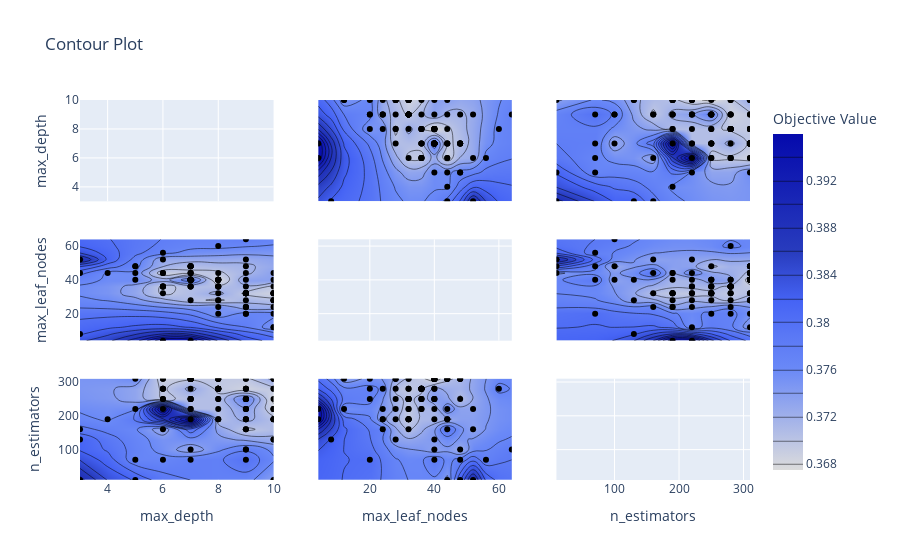

Source (notebook cell):
### Code cell
import pandas as pd
df = pd.read_csv("USD_JPY.csv")

# 特徴量の作成
import talib as ta
import numpy as np
import plotly

# 全ての計算で終値を使う
close = np.array(df["終値"])

# 特徴量を入れるための空のdataframeを作成
df_feature = pd.DataFrame(index=range(len(df)),
                          columns=["SMA5/current", "SMA20/current", "RSI", "MACD", "BBANDS+2σ", "BBANDS-2σ"])

# 以下、talibを用いてテクニカル指標（今回の学習で用いる特徴量）を算出しdf_feature入れる

# 単純移動平均は、単純移動平均値とその日の終値の比を特徴量として用いる
df_feature["SMA5/current"] = ta.SMA(close, timeperiod=5) / close
df_feature["SMA20/current"] = ta.SMA(close, timeperiod=20) / close

# RSI
df_feature["RSI"] = ta.RSI(close, timeperiod=14)

# MACD
df_feature["MACD"], _, _ = ta.MACD(close, fastperiod=12, slowperiod=26, signalperiod=9)

# ボリンジャーバンド
upper, middle, lower = ta.BBANDS(close, timeperiod=20, nbdevup=3, nbdevdn=3)
df_feature["BBANDS+2σ"] = upper / close
df_feature["BBANDS-2σ"] = lower / close

df["前日比_float"] = df["前日比%"].apply(lambda x: float(x.replace("%", "")))


# 前日比%の分類の仕方。できるだけ各クラスのサンプルが等しいようにわける
def classify_1(x):
    if x <= -0.2:
        return 0
    elif -0.2 < x < 0.2:
        return 1
    elif 0.2 <= x:
        return 2


def classify_2(x):
    if x <= -0.40:
        return 1
    elif -0.4 < x <= -0.10:
        return 2
    elif -0.10 < x <= 0.10:
        return 3
    elif 0.10 < x <= 0.4:
        return 4
    elif 0.4 < x:
        return 5


def classify_3(x):
    if x <= 0:
        return 0
    else:
        return 1


df["前日比_classified"] = df["前日比_float"].apply(lambda x: classify_1(x))

df_y = df["前日比_classified"].shift()

df_xy = pd.concat([df_feature, df_y], axis=1)
df_xy = df_xy.dropna(how="any")

from sklearn.model_selection import train_test_split
from sklearn.ensemble import RandomForestClassifier
from sklearn.metrics import accuracy_score
import optuna

X_train, X_test, Y_train, Y_test = train_test_split(df_xy[["SMA5/current", "SMA20/current","RSI","MACD","BBANDS+2σ","BBANDS-2σ"]],df_xy["前日比_classified"], train_size=0.8)

def objective(trial):
    min_samples_split = trial.suggest_int("min_samples_split", 2,16)
    max_leaf_nodes = int(trial.suggest_discrete_uniform("max_leaf_nodes", 4,64,4))
    criterion = trial.suggest_categorical("criterion", ["gini", "entropy"])
    n_estimators = int(trial.suggest_discrete_uniform("n_estimators", 10,310,30))
    max_depth = trial.suggest_int("max_depth", 3,10)
    clf = RandomForestClassifier(random_state=1, n_estimators = n_estimators, max_leaf_nodes = max_leaf_nodes, max_depth=max_depth, max_features=None,criterion=criterion,min_samples_split=min_samples_split)
    clf.fit(X_train, Y_train)
    return 1 - accuracy_score(Y_test, clf.predict(X_test))

study = optuna.create_study()
study.optimize(objective, n_trials=100)

optuna.visualization.plot_contour(study,params=["n_estimators", "max_depth","max_leaf_nodes"])

### Figure 1 — Plotly figure (JSON) as saved in the notebook; plotly's stock layout.template omitted (floating-point values rounded to 4 significant figures; data arrays with more than 128 entries replaced by an {"elided": "..."} marker saying what was removed)
{"data": [{"type": "scatter", "xaxis": "x", "yaxis": "y"}, {"colorbar": {"title": {"text": "Objective Value"}}, "colorscale": [[0, "rgb(220,220,220)"], [0.3, "rgb(106,137,247)"], [0.4, "rgb(90,120,245)"], [0.5, "rgb(70,100,245)"], [0.65, "rgb(40,60,190)"], [1, "rgb(5,10,172)"]], "connectgaps": true, "contours": {"coloring": "heatmap"}, "hoverinfo": "none", "line": {"smoothing": 1.3}, "showscale": true, "type": "contour", "x": [3, 4, 5, 6, 7, 8, 9, 10], "xaxis": "x4", "y": [4, 8, 12, 20, 24, 28, 32, 36, 40, 44, 48, 52, 56, 60, 64], "yaxis": "y4", "z": [[null, null, null, 0.3959, 0.3959, null, null, null], [0.3817, null, null, null, null, null, null, null], [null, null, null, null, null, null, null, 0.3746], [null, null, null, null, null, 0.3746, 0.3766, 0.3766], [null, null, null, null, null, 0.3756, 0.3726, 0.3726], [null, null, null, null, 0.3706, 0.3695, 0.3716, 0.3706], [null, null, null, 0.3695, null, 0.3726, 0.3695, 0.3685], [null, null, null, 0.3695, 0.3706, 0.3706, 0.3716, 0.3695], [null, null, 0.3756, null, 0.3777, 0.3675, 0.3736, 0.3736], [0.3787, 0.3756, 0.3756, 0.3685, 0.3695, 0.3695, 0.3716, 0.3736], [null, null, 0.3766, null, 0.3706, null, 0.3716, null], [0.3888, null, null, 0.3726, null, null, 0.3726, null], [null, null, null, 0.3766, null, null, null, null], [null, null, null, null, null, 0.3766, null, null], [null, null, null, null, null, null, 0.3777, null]]}, {"marker": {"color": "black"}, "mode": "markers", "showlegend": false, "type": "scatter", "x": [3, 5, 8, 3, 5, 6, 9, 6, 6, 7, 10, 10, 10, 9, 9, 9, 10, 8, 8, 8, 7, 8, 8, 8, 7, 8, 7, 10, 9, 5, 8, 9, 9, 10, 10, 3, 10, 10, 4, 7, 9, 8, 9, 9, 10, 10, 9, 9, 10, 6, 9, 9, 9, 8, 9, 10, 10, 8, 9, 7, 7, 6, 8, 9, 7, 10, 8, 9, 7, 10, 8, 9, 9, 8, 8, 7, 7, 7, 6, 7, 7, 6, 7, 7, 6, 7, 7, 6, 7, 7, 5, 7, 7, 7, 7, 7, 7, 7, 8, 6], "xaxis": "x4", "y": [8, 48, 32, 52, 48, 56, 48, 52, 4, 4, 32, 28, 20, 64, 40, 20, 40, 40, 20, 36, 40, 28, 36, 40, 36, 24, 36, 12, 28, 44, 60, 32, 32, 32, 32, 44, 24, 12, 44, 48, 24, 36, 32, 32, 28, 32, 52, 44, 28, 36, 32, 32, 24, 40, 32, 36, 28, 40, 20, 40, 48, 32, 40, 36, 28, 32, 40, 24, 36, 44, 28, 32, 32, 36, 40, 40, 40, 48, 44, 40, 40, 44, 44, 40, 36, 40, 40, 36, 48, 40, 40, 40, 44, 40, 40, 48, 44, 40, 44, 36], "yaxis": "y4"}, {"colorbar": {"title": {"text": "Objective Value"}}, "colorscale": [[0, "rgb(220,220,220)"], [0.3, "rgb(106,137,247)"], [0.4, "rgb(90,120,245)"], [0.5, "rgb(70,100,245)"], [0.65, "rgb(40,60,190)"], [1, "rgb(5,10,172)"]], "connectgaps": true, "contours": {"coloring": "heatmap"}, "hoverinfo": "none", "line": {"smoothing": 1.3}, "showscale": false, "type": "contour", "x": [3, 4, 5, 6, 7, 8, 9, 10], "xaxis": "x7", "y": [10, 70, 100, 130, 160, 190, 220, 250, 280, 310], "yaxis": "y7", "z": [[0.3888, null, 0.3817, null, null, null, null, 0.3736], [null, null, 0.3766, 0.3766, 0.3777, null, 0.3797, null], [null, null, null, null, 0.3726, null, 0.3777, null], [0.3817, null, null, null, null, null, null, 0.3726], [0.3787, null, null, 0.3726, null, null, 0.3695, null], [null, 0.3756, null, null, 0.3959, 0.3706, 0.3726, 0.3706], [null, null, 0.3756, 0.3959, 0.3706, 0.3706, 0.3736, 0.3685], [null, null, null, 0.3695, 0.3706, 0.3706, 0.3766, 0.3675], [null, null, null, 0.3695, 0.3726, 0.3695, 0.3685, 0.3695], [null, null, 0.3756, 0.3685, 0.3695, 0.3695, 0.3695, 0.3726]]}, {"marker": {"color": "black"}, "mode": "markers", "showlegend": false, "type": "scatter", "x": [3, 5, 8, 3, 5, 6, 9, 6, 6, 7, 10, 10, 10, 9, 9, 9, 10, 8, 8, 8, 7, 8, 8, 8, 7, 8, 7, 10, 9, 5, 8, 9, 9, 10, 10, 3, 10, 10, 4, 7, 9, 8, 9, 9, 10, 10, 9, 9, 10, 6, 9, 9, 9, 8, 9, 10, 10, 8, 9, 7, 7, 6, 8, 9, 7, 10, 8, 9, 7, 10, 8, 9, 9, 8, 8, 7, 7, 7, 6, 7, 7, 6, 7, 7, 6, 7, 7, 6, 7, 7, 5, 7, 7, 7, 7, 7, 7, 7, 8, 6], "xaxis": "x7", "y": [130, 10, 190, 10, 70, 70, 100, 160, 220, 190, 310, 310, 280, 100, 250, 70, 130, 310, 310, 280, 250, 310, 280, 280, 250, 280, 220, 310, 310, 220, 280, 280, 250, 250, 190, 160, 190, 220, 190, 250, 160, 280, 250, 220, 220, 190, 220, 190, 130, 250, 190, 250, 220, 250, 160, 280, 190, 220, 250, 310, 310, 250, 190, 280, 250, 220, 310, 190, 220, 10, 280, 280, 310, 250, 310, 310, 310, 310, 310, 310, 310, 310, 310, 310, 280, 310, 100, 280, 310, 310, 310, 310, 310, 280, 310, 310, 310, 70, 310, 280], "yaxis": "y7"}, {"colorbar": {"title": {"text": "Objective Value"}}, "colorscale": [[0, "rgb(220,220,220)"], [0.3, "rgb(106,137,247)"], [0.4, "rgb(90,120,245)"], [0.5, "rgb(70,100,245)"], [0.65, "rgb(40,60,190)"], [1, "rgb(5,10,172)"]], "connectgaps": true, "contours": {"coloring": "heatmap"}, "hoverinfo": "none", "line": {"smoothing": 1.3}, "showscale": false, "type": "contour", "x": [4, 8, 12, 20, 24, 28, 32, 36, 40, 44, 48, 52, 56, 60, 64], "xaxis": "x2", "y": [3, 4, 5, 6, 7, 8, 9, 10], "yaxis": "y2", "z": [[null, 0.3817, null, null, null, null, null, null, null, 0.3787, null, 0.3888, null, null, null], [null, null, null, null, null, null, null, null, null, 0.3756, null, null, null, null, null], [null, null, null, null, null, null, null, null, 0.3756, 0.3756, 0.3766, null, null, null, null], [0.3959, null, null, null, null, null, 0.3695, 0.3695, null, 0.3685, null, 0.3726, 0.3766, null, null], [0.3959, null, null, null, null, 0.3706, null, 0.3706, 0.3777, 0.3695, 0.3706, null, null, null, null], [null, null, null, 0.3746, 0.3756, 0.3695, 0.3726, 0.3706, 0.3675, 0.3695, null, null, null, 0.3766, null], [null, null, null, 0.3766, 0.3726, 0.3716, 0.3695, 0.3716, 0.3736, 0.3716, 0.3716, 0.3726, null, null, 0.3777], [null, null, 0.3746, 0.3766, 0.3726, 0.3706, 0.3685, 0.3695, 0.3736, 0.3736, null, null, null, null, null]]}, {"marker": {"color": "black"}, "mode": "markers", "showlegend": false, "type": "scatter", "x": [8, 48, 32, 52, 48, 56, 48, 52, 4, 4, 32, 28, 20, 64, 40, 20, 40, 40, 20, 36, 40, 28, 36, 40, 36, 24, 36, 12, 28, 44, 60, 32, 32, 32, 32, 44, 24, 12, 44, 48, 24, 36, 32, 32, 28, 32, 52, 44, 28, 36, 32, 32, 24, 40, 32, 36, 28, 40, 20, 40, 48, 32, 40, 36, 28, 32, 40, 24, 36, 44, 28, 32, 32, 36, 40, 40, 40, 48, 44, 40, 40, 44, 44, 40, 36, 40, 40, 36, 48, 40, 40, 40, 44, 40, 40, 48, 44, 40, 44, 36], "xaxis": "x2", "y": [3, 5, 8, 3, 5, 6, 9, 6, 6, 7, 10, 10, 10, 9, 9, 9, 10, 8, 8, 8, 7, 8, 8, 8, 7, 8, 7, 10, 9, 5, 8, 9, 9, 10, 10, 3, 10, 10, 4, 7, 9, 8, 9, 9, 10, 10, 9, 9, 10, 6, 9, 9, 9, 8, 9, 10, 10, 8, 9, 7, 7, 6, 8, 9, 7, 10, 8, 9, 7, 10, 8, 9, 9, 8, 8, 7, 7, 7, 6, 7, 7, 6, 7, 7, 6, 7, 7, 6, 7, 7, 5, 7, 7, 7, 7, 7, 7, 7, 8, 6], "yaxis": "y2"}, {"type": "scatter", "xaxis": "x5", "yaxis": "y5"}, {"colorbar": {"title": {"text": "Objective Value"}}, "colorscale": [[0, "rgb(220,220,220)"], [0.3, "rgb(106,137,247)"], [0.4, "rgb(90,120,245)"], [0.5, "rgb(70,100,245)"], [0.65, "rgb(40,60,190)"], [1, "rgb(5,10,172)"]], "connectgaps": true, "contours": {"coloring": "heatmap"}, "hoverinfo": "none", "line": {"smoothing": 1.3}, "showscale": false, "type": "contour", "x": [4, 8, 12, 20, 24, 28, 32, 36, 40, 44, 48, 52, 56, 60, 64], "xaxis": "x8", "y": [10, 70, 100, 130, 160, 190, 220, 250, 280, 310], "yaxis": "y8", "z": {"elided": "10x15 float values"}}, {"marker": {"color": "black"}, "mode": "markers", "showlegend": false, "type": "scatter", "x": [8, 48, 32, 52, 48, 56, 48, 52, 4, 4, 32, 28, 20, 64, 40, 20, 40, 40, 20, 36, 40, 28, 36, 40, 36, 24, 36, 12, 28, 44, 60, 32, 32, 32, 32, 44, 24, 12, 44, 48, 24, 36, 32, 32, 28, 32, 52, 44, 28, 36, 32, 32, 24, 40, 32, 36, 28, 40, 20, 40, 48, 32, 40, 36, 28, 32, 40, 24, 36, 44, 28, 32, 32, 36, 40, 40, 40, 48, 44, 40, 40, 44, 44, 40, 36, 40, 40, 36, 48, 40, 40, 40, 44, 40, 40, 48, 44, 40, 44, 36], "xaxis": "x8", "y": [130, 10, 190, 10, 70, 70, 100, 160, 220, 190, 310, 310, 280, 100, 250, 70, 130, 310, 310, 280, 250, 310, 280, 280, 250, 280, 220, 310, 310, 220, 280, 280, 250, 250, 190, 160, 190, 220, 190, 250, 160, 280, 250, 220, 220, 190, 220, 190, 130, 250, 190, 250, 220, 250, 160, 280, 190, 220, 250, 310, 310, 250, 190, 280, 250, 220, 310, 190, 220, 10, 280, 280, 310, 250, 310, 310, 310, 310, 310, 310, 310, 310, 310, 310, 280, 310, 100, 280, 310, 310, 310, 310, 310, 280, 310, 310, 310, 70, 310, 280], "yaxis": "y8"}, {"colorbar": {"title": {"text": "Objective Value"}}, "colorscale": [[0, "rgb(220,220,220)"], [0.3, "rgb(106,137,247)"], [0.4, "rgb(90,120,245)"], [0.5, "rgb(70,100,245)"], [0.65, "rgb(40,60,190)"], [1, "rgb(5,10,172)"]], "connectgaps": true, "contours": {"coloring": "heatmap"}, "hoverinfo": "none", "line": {"smoothing": 1.3}, "showscale": false, "type": "contour", "x": [10, 70, 100, 130, 160, 190, 220, 250, 280, 310], "xaxis": "x3", "y": [3, 4, 5, 6, 7, 8, 9, 10], "yaxis": "y3", "z": [[0.3888, null, null, 0.3817, 0.3787, null, null, null, null, null], [null, null, null, null, null, 0.3756, null, null, null, null], [0.3817, 0.3766, null, null, null, null, 0.3756, null, null, 0.3756], [null, 0.3766, null, null, 0.3726, null, 0.3959, 0.3695, 0.3695, 0.3685], [null, 0.3777, 0.3726, null, null, 0.3959, 0.3706, 0.3706, 0.3726, 0.3695], [null, null, null, null, null, 0.3706, 0.3706, 0.3706, 0.3695, 0.3695], [null, 0.3797, 0.3777, null, 0.3695, 0.3726, 0.3736, 0.3766, 0.3685, 0.3695], [0.3736, null, null, 0.3726, null, 0.3706, 0.3685, 0.3675, 0.3695, 0.3726]]}, {"marker": {"color": "black"}, "mode": "markers", "showlegend": false, "type": "scatter", "x": [130, 10, 190, 10, 70, 70, 100, 160, 220, 190, 310, 310, 280, 100, 250, 70, 130, 310, 310, 280, 250, 310, 280, 280, 250, 280, 220, 310, 310, 220, 280, 280, 250, 250, 190, 160, 190, 220, 190, 250, 160, 280, 250, 220, 220, 190, 220, 190, 130, 250, 190, 250, 220, 250, 160, 280, 190, 220, 250, 310, 310, 250, 190, 280, 250, 220, 310, 190, 220, 10, 280, 280, 310, 250, 310, 310, 310, 310, 310, 310, 310, 310, 310, 310, 280, 310, 100, 280, 310, 310, 310, 310, 310, 280, 310, 310, 310, 70, 310, 280], "xaxis": "x3", "y": [3, 5, 8, 3, 5, 6, 9, 6, 6, 7, 10, 10, 10, 9, 9, 9, 10, 8, 8, 8, 7, 8, 8, 8, 7, 8, 7, 10, 9, 5, 8, 9, 9, 10, 10, 3, 10, 10, 4, 7, 9, 8, 9, 9, 10, 10, 9, 9, 10, 6, 9, 9, 9, 8, 9, 10, 10, 8, 9, 7, 7, 6, 8, 9, 7, 10, 8, 9, 7, 10, 8, 9, 9, 8, 8, 7, 7, 7, 6, 7, 7, 6, 7, 7, 6, 7, 7, 6, 7, 7, 5, 7, 7, 7, 7, 7, 7, 7, 8, 6], "yaxis": "y3"}, {"colorbar": {"title": {"text": "Objective Value"}}, "colorscale": [[0, "rgb(220,220,220)"], [0.3, "rgb(106,137,247)"], [0.4, "rgb(90,120,245)"], [0.5, "rgb(70,100,245)"], [0.65, "rgb(40,60,190)"], [1, "rgb(5,10,172)"]], "connectgaps": true, "contours": {"coloring": "heatmap"}, "hoverinfo": "none", "line": {"smoothing": 1.3}, "showscale": false, "type": "contour", "x": [10, 70, 100, 130, 160, 190, 220, 250, 280, 310], "xaxis": "x6", "y": [4, 8, 12, 20, 24, 28, 32, 36, 40, 44, 48, 52, 56, 60, 64], "yaxis": "y6", "z": {"elided": "15x10 float values"}}, {"marker": {"color": "black"}, "mode": "markers", "showlegend": false, "type": "scatter", "x": [130, 10, 190, 10, 70, 70, 100, 160, 220, 190, 310, 310, 280, 100, 250, 70, 130, 310, 310, 280, 250, 310, 280, 280, 250, 280, 220, 310, 310, 220, 280, 280, 250, 250, 190, 160, 190, 220, 190, 250, 160, 280, 250, 220, 220, 190, 220, 190, 130, 250, 190, 250, 220, 250, 160, 280, 190, 220, 250, 310, 310, 250, 190, 280, 250, 220, 310, 190, 220, 10, 280, 280, 310, 250, 310, 310, 310, 310, 310, 310, 310, 310, 310, 310, 280, 310, 100, 280, 310, 310, 310, 310, 310, 280, 310, 310, 310, 70, 310, 280], "xaxis": "x6", "y": [8, 48, 32, 52, 48, 56, 48, 52, 4, 4, 32, 28, 20, 64, 40, 20, 40, 40, 20, 36, 40, 28, 36, 40, 36, 24, 36, 12, 28, 44, 60, 32, 32, 32, 32, 44, 24, 12, 44, 48, 24, 36, 32, 32, 28, 32, 52, 44, 28, 36, 32, 32, 24, 40, 32, 36, 28, 40, 20, 40, 48, 32, 40, 36, 28, 32, 40, 24, 36, 44, 28, 32, 32, 36, 40, 40, 40, 48, 44, 40, 40, 44, 44, 40, 36, 40, 40, 36, 48, 40, 40, 40, 44, 40, 40, 48, 44, 40, 44, 36], "yaxis": "y6"}, {"type": "scatter", "xaxis": "x9", "yaxis": "y9"}], "layout": {"title": {"text": "Contour Plot"}, "xaxis": {"anchor": "y", "domain": [0, 0.2889], "matches": "x7", "range": [3, 10], "showticklabels": false}, "xaxis2": {"anchor": "y2", "domain": [0.3556, 0.6444], "matches": "x8", "range": [4, 64], "showticklabels": false}, "xaxis3": {"anchor": "y3", "domain": [0.7111, 1], "matches": "x9", "range": [10, 310], "showticklabels": false}, "xaxis4": {"anchor": "y4", "domain": [0, 0.2889], "matches": "x7", "range": [3, 10], "showticklabels": false}, "xaxis5": {"anchor": "y5", "domain": [0.3556, 0.6444], "matches": "x8", "range": [4, 64], "showticklabels": false}, "xaxis6": {"anchor": "y6", "domain": [0.7111, 1], "matches": "x9", "range": [10, 310], "showticklabels": false}, "xaxis7": {"anchor": "y7", "domain": [0, 0.2889], "range": [3, 10], "title": {"text": "max_depth"}}, "xaxis8": {"anchor": "y8", "domain": [0.3556, 0.6444], "range": [4, 64], "title": {"text": "max_leaf_nodes"}}, "xaxis9": {"anchor": "y9", "domain": [0.7111, 1], "range": [10, 310], "title": {"text": "n_estimators"}}, "yaxis": {"anchor": "x", "domain": [0.7333, 1], "range": [3, 10], "title": {"text": "max_depth"}}, "yaxis2": {"anchor": "x2", "domain": [0.7333, 1], "matches": "y", "range": [3, 10], "showticklabels": false}, "yaxis3": {"anchor": "x3", "domain": [0.7333, 1], "matches": "y", "range": [3, 10], "showticklabels": false}, "yaxis4": {"anchor": "x4", "domain": [0.3667, 0.6333], "range": [4, 64], "title": {"text": "max_leaf_nodes"}}, "yaxis5": {"anchor": "x5", "domain": [0.3667, 0.6333], "matches": "y4", "range": [4, 64], "showticklabels": false}, "yaxis6": {"anchor": "x6", "domain": [0.3667, 0.6333], "matches": "y4", "range": [4, 64], "showticklabels": false}, "yaxis7": {"anchor": "x7", "domain": [0, 0.2667], "range": [10, 310], "title": {"text": "n_estimators"}}, "yaxis8": {"anchor": "x8", "domain": [0, 0.2667], "matches": "y7", "range": [10, 310], "showticklabels": false}, "yaxis9": {"anchor": "x9", "domain": [0, 0.2667], "matches": "y7", "range": [10, 310], "showticklabels": false}}}
